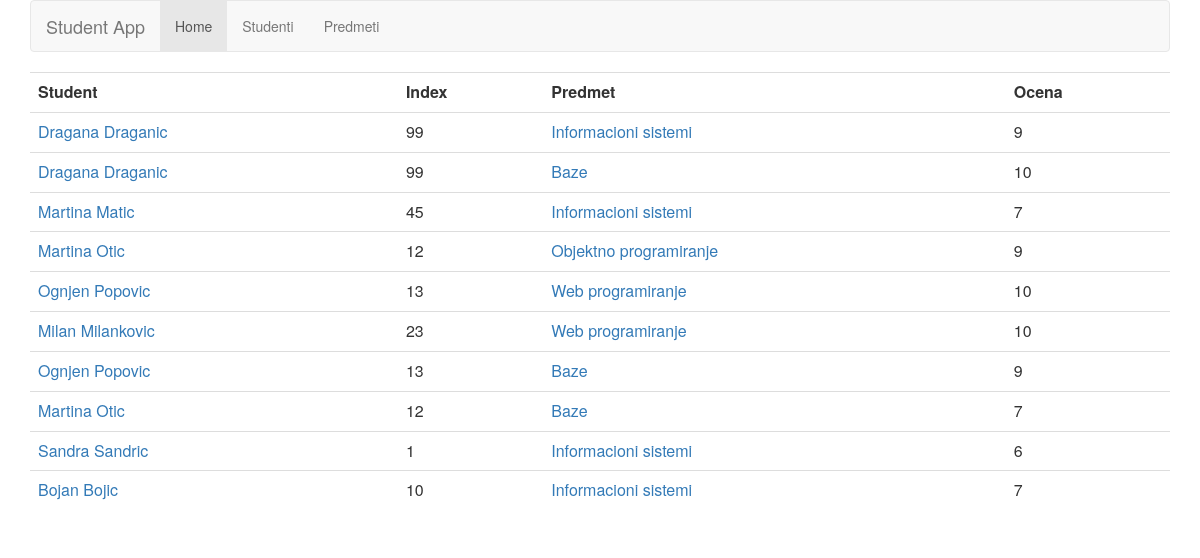
The page /student/ on the database its author committed.
### student/models.py (models this page shows, shortened)
class Ocena(models.Model):
    student=models.ForeignKey(Student, on_delete=models.CASCADE)
    predmet=models.ForeignKey(Predmet, on_delete=models.CASCADE)
    ocena=models.IntegerField(default=0, validators=[MinValueValidator(6), MaxValueValidator(10)])
    def __str__(self):
        return str(self.ocena)

class Student(models.Model):
    studentIme=models.CharField(max_length=15, verbose_name='Ime')
    studentPrezime=models.CharField(max_length=30, verbose_name='Prezime')
    index=models.CharField(max_length=10)
    grad=models.CharField(max_length=30, null=True)
    adresa=models.CharField(max_length=50, null=True)
    jmbg=models.CharField(max_length=13,unique=True)
    pol=models.CharField(max_length=1, null=True)
    datumRodjenja=models.DateField(auto_now=False, auto_now_add=False, null=True)
    def __str__(self):
        return '%s %s' % (self.studentIme, self.studentPrezime)

class Predmet(models.Model):
    nazivPredmeta=models.CharField(max_length=50, verbose_name='Naziv predmeta')
    sifra=models.CharField(max_length=4)
    studenti=models.ManyToManyField(Student, through='Ocena')
    def __str__(self):
        return self.nazivPredmeta

### student/views.py (the view)
class IndexView(generic.ListView):
    template_name='index.html'
    context_object_name='lista_ocena'
    def get_queryset(self):
        return Ocena.objects.all()

### student/templates/index.html (shortened to what this page needs)
{% load staticfiles %}
<link rel="stylesheet" type="text/css" href="{% static 'style.css' %}" />
<link rel="stylesheet" href="http://maxcdn.bootstrapcdn.com/bootstrap/3.3.6/css/bootstrap.min.css">
<div class="container">
<nav class="navbar navbar-default">
  <div class="container-fluid">
    <div class="navbar-header">
      <a class="navbar-brand" href="#">Student App</a>
    </div>
    <ul class="nav navbar-nav">
      <li class="active"><a href="{% url 'index'%}">Home</a></li>
      <li><a href="{% url 'studenti'%}">Studenti</a></li>
      <li><a href="{% url 'predmeti'%}">Predmeti</a></li>
    </ul>
  </div>
</nav>
<div>
{% if lista_ocena %}
	<table class="table">
		<tr>
			<th>Student</th>
			<th>Index</th>
			<th>Predmet</th>
			<th>Ocena</th>
		</tr>
		{% for ocena in lista_ocena %}
		<tr>
			<td><a href="/student/detailStudent{{ocena.student.id}}">{{ocena.student}}</a></td>
			<td>{{ocena.student.index}}</td>
			<td><a href="/student/detailPredmet{{ocena.predmet.id}}">{{ocena.predmet}}</a></td>
			<td>{{ocena}}</td>
		</tr>
		{% endfor %}
		</table>
	{% else %}
	<p> Nema studenata </p>
	{% endif %}
</div>
</div>

### student/static/style.css (style rules this page uses)
li a { color: red; }

### rows shown on the page
Ocena: student "Dragana Draganic", student.index "99", predmet "Informacioni sistemi", ocena "9"
Ocena: student "Dragana Draganic", student.index "99", predmet "Baze", ocena "10"
Ocena: student "Martina Matic", student.index "45", predmet "Informacioni sistemi", ocena "7"
Ocena: student "Martina Otic", student.index "12", predmet "Objektno programiranje", ocena "9"
Ocena: student "Ognjen Popovic", student.index "13", predmet "Web programiranje", ocena "10"
Ocena: student "Milan Milankovic", student.index "23", predmet "Web programiranje", ocena "10"
Ocena: student "Ognjen Popovic", student.index "13", predmet "Baze", ocena "9"
Ocena: student "Martina Otic", student.index "12", predmet "Baze", ocena "7"
Ocena: student "Sandra Sandric", student.index "1", predmet "Informacioni sistemi", ocena "6"
Ocena: student "Bojan Bojic", student.index "10", predmet "Informacioni sistemi", ocena "7"
